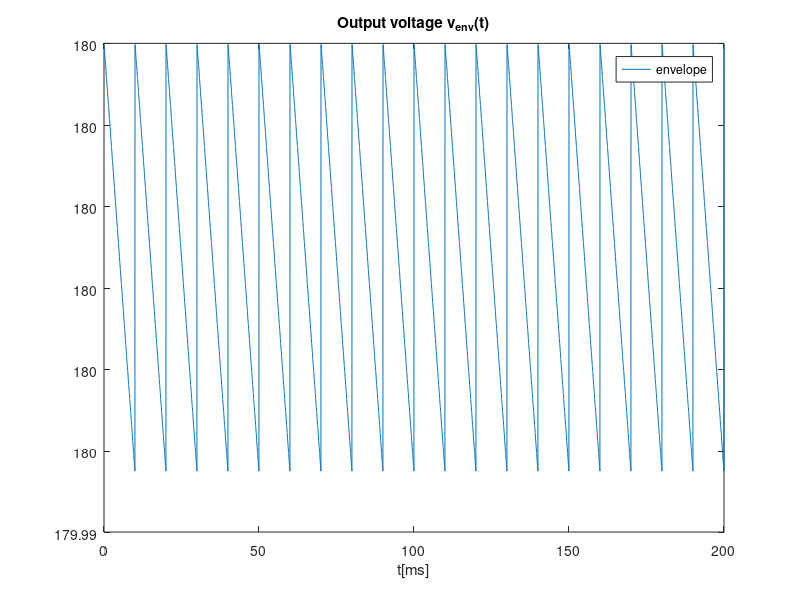
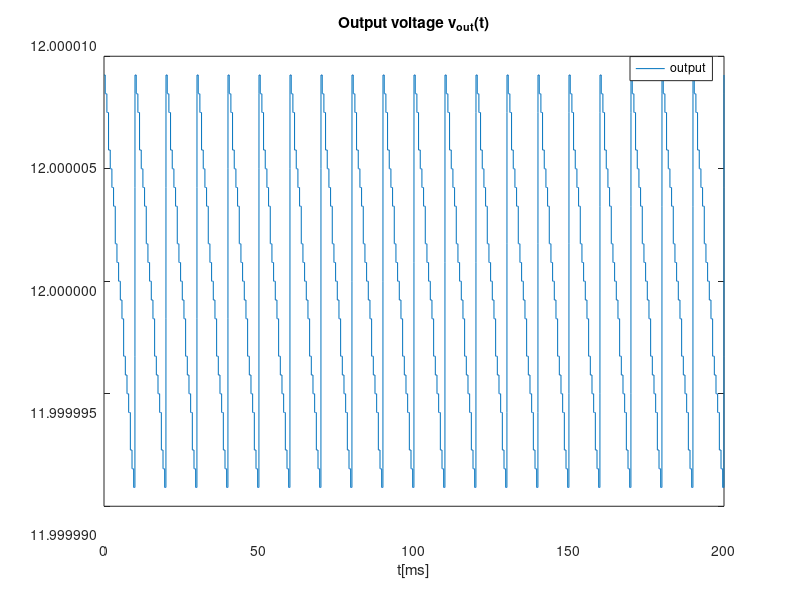
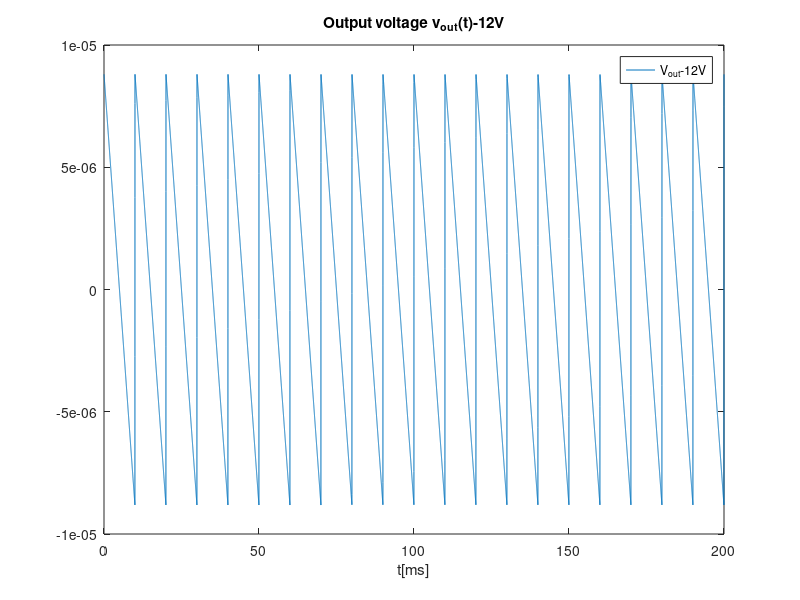

MATLAB code for these plots, in order:
close all
clear all

f = 50;
A = 180;
R1 = 585*10^3;
R2 = 413.63*10^3;
C = 585*10^(-6);
w = 2*pi*f;
n = 19;
VON = 12/19;
eta = 1;
VT = 26*10^(-3);
IS = 10^(-14);

t=linspace(0, 200e-3, 30000);
vS = A*cos(w*t);

tOFF = 1/w * atan(1/w/R1/C);
vOnexp = A*abs(cos(w*tOFF))*exp(-(t-tOFF)/R1/C);

figure
for i=1:length(t)
  if t(i) < tOFF
    v_Env(i) = abs(vS(i));
  elseif vOnexp(i) > abs(vS(i))
    v_Env(i) = vOnexp(i);
  else
    tOFF = tOFF + 1/(2*f);
    vOnexp = A*abs(cos(w*tOFF))*exp(-(t-tOFF)/R1/C);
    v_Env(i) = abs(vS(i));
  endif
endfor

plot(t*1000, v_Env)
title("Output voltage v_{env}(t)")
xlabel ("t[ms]")
legend("envelope")
print ("v_envelope.eps", "-depsc");

rd = eta*VT/(IS*e^(VON/(eta*VT)));

v_env = v_Env - mean(v_Env);

figure
for i=1:length(t)
  v_out(i) = n*VON + v_env(i)*n*rd/(n*rd+R2);
endfor
plot(t*1000, v_out)
yticks = get (gca, "ytick");
ylabels = arrayfun (@(x) sprintf ("%.6f", x), yticks, "uniformoutput", false);
set (gca, "yticklabel", ylabels);
title("Output voltage v_{out}(t)")
xlabel("t[ms]")
legend("output")
print ("v_output.eps", "-depsc");

figure
plot(t*1000, v_out - 12)
title("Output voltage v_{out}(t)-12V")
xlabel("t[ms]")
legend("V_{out}-12V")
print ("v_output_-12.eps", "-depsc");

DC_output = mean(v_out)
ripple = max(v_out) - min(v_out)
cost = (R1+R2)*10^(-3)*1 + C*10^(6)*1 + (4+n)*0.1
merit = 1/(cost*(ripple + abs(DC_output-12) + 10^(-6)))

diary "results_tab.tex"
diary on
printf("$V_{deviation}$ & %f\n", DC_output - 12);
printf("$V_{ripple}$ & %e\n", ripple);
printf("$cost$ & %f\n", cost);
diary off
